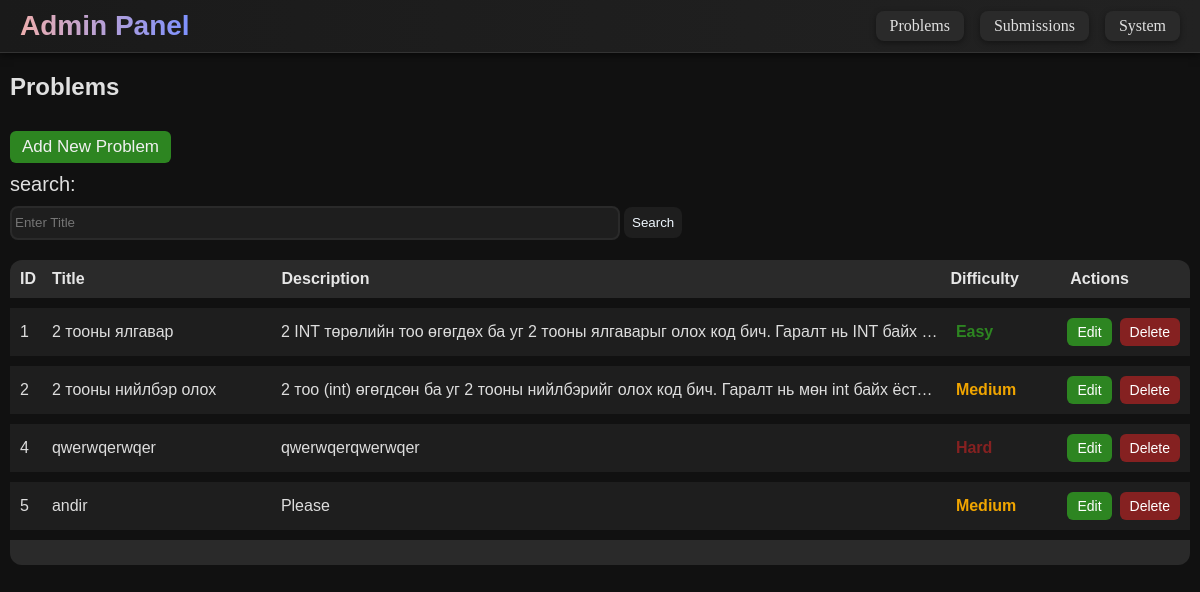
Before: /admin/problems with the older database file.
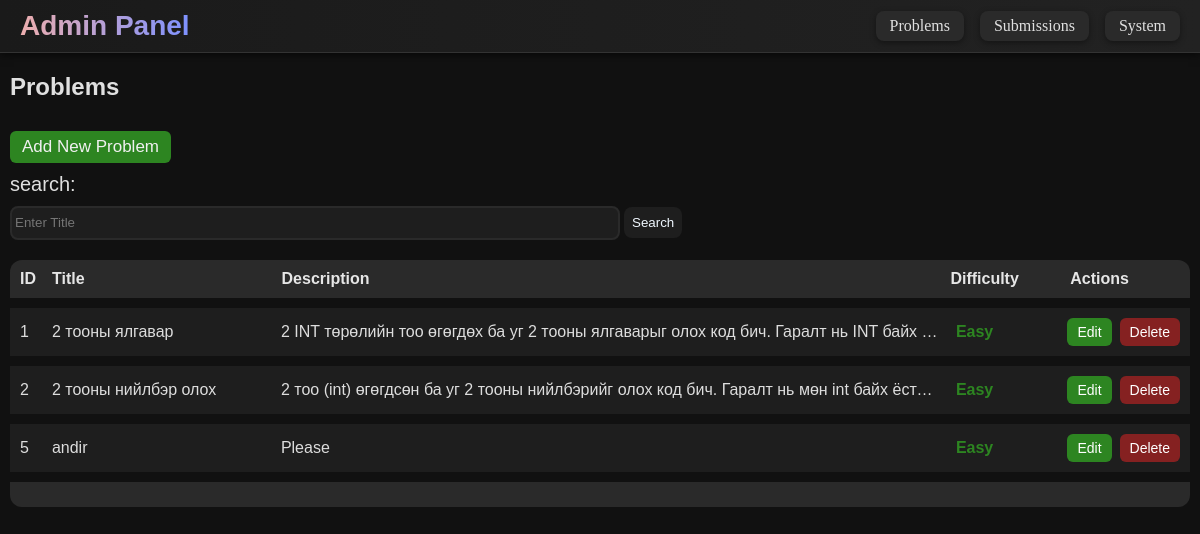
After: the same page with the newer database file.
### tables this page shows
CREATE TABLE "problems" (id INTEGER PRIMARY KEY, title varchar(50), description TEXT, examples TEXT, prefix TEXT, constraints TEXT, diff varchar(10));

### run.py (the view)
@app.route("/admin/problems")
def adminProblem():
    conn = get_db_connection()
    problems = conn.execute('SELECT * FROM problems').fetchall()
    conn.close()
    return render_template("admin/adminProblems.html", problems=problems)

### run.py (called while the page is built)
def get_db_connection():
    conn = sqlite3.connect(DB_PATH)
    conn.row_factory = sqlite3.Row
    return conn

### templates/admin/adminProblems.html (shortened to what this page needs)
{% extends "admin/admin.html" %}
{% block content %}
<div style="margin: 10px;">
    {% if not add and not edits %}
    <h2
        style="font-family: 'Lucida Sans', 'Lucida Sans Regular', 'Lucida Grande', 'Lucida Sans Unicode', Geneva, Verdana, sans-serif;">
        Problems
    </h2>
    <div id="top">
        <a class="add-btn" href="{{ url_for('add_problem') }}">Add New Problem</a>
        <div style="font-family: 'Lucida Sans', 'Lucida Sans Regular', 'Lucida Grande', 'Lucida Sans Unicode', Geneva, Verdana, sans-serif;
                    font-size: 20px;">
            search:
        </div>
        <input placeholder="Enter Title" id="searchBar" type="text">
        <button id="searchButton">Search</button>
    </div>
    <div id="header">
        <div class="ID">ID</div>
        <div class="TITLE">Title</div>
        <div class="DESC">Description</div>
        <div class="DESC">Difficulty</div>
        <div class="ACT">Actions</div>
    </div>
    <div id="list-container">
        {% for p in problems %}
        <div id="listItem">
            <div class="ID">{{ p.id }}</div>
            <div class="TITLE">{{ p.title }}</div>
            <div class="DESC">{{ p.description }}</div>
            <div
                class="difficulty {% if p.diff == 'Easy' %}easy{% elif p.diff == 'Medium' %}medium{% elif p.diff == 'Hard' %}hard{% endif %}">
                {{ p.diff | capitalize }}</div>
            <div class=" actions">
                <a id="edit" href="{{ url_for('edit_problem', id=p.id) }}">Edit</a>
                <a id="del" href="{{ url_for('delete_problem', id=p.id) }}">Delete</a>
            </div>
        </div>
        {% endfor %}
    </div>
    <div id="footer"></div>
</div>
{% endif %}
{% endblock %}

### templates/admin/admin.html (shortened to what this page needs)
<!DOCTYPE html>
<html lang="en">
<head>
    <link rel="stylesheet" href="{{ url_for('static', filename='style.css') }}">
</head>
<body>
    <header>
        <nav>
            <div class="title">Admin Panel</div>
            <div style="display: flex; gap: 16px;">
                <a id="navButton" href="{{ url_for('adminProblem') }}">Problems</a>
                <a id="navButton" href="{{ url_for('adminSubmissions') }}">Submissions</a>
                <a id="navButton" href="{{ url_for('adminSystem') }}">System</a>
            </div>
        </nav>
    </header>
    <main>
        {% block content %}{% endblock %}
    </main>
</body>
</html>

### templates/admin/adminProblems.html (style rules this page uses)
#searchButton { background-color: #1e1e1e; color: aliceblue; border-radius: 8px; padding: 8px; }
#searchBar { margin: 10px 0 0 0; width: 600px; height: 24px; border-radius: 8px; background-color: #1e1e1e; border: solid #2a2a2a 2px; color: aliceblue; padding: 3px; }
#footer { align-items: center; height: 5px; background-color: #2a2a2a; color: #e6e6e6; font-weight: bold; margin: 0px 0 20px; padding: 10px; border-radius: 0 0 12px 12px; }
#header { display: grid; grid-template-columns: 0.2fr 2fr 6fr 1fr 1fr; align-items: center; gap: 10px; background-color: #2a2a2a; color: #e6e6e6; font-weight: bold; margin: 20px 0 0; padding: 10px; border-radius: 12px 12px 0 0; font-family: 'Lucida Sans', 'Lucida Sans Regular', 'Lucida Grande', 'Lucida Sans Unicode', Geneva, Verdana, sans-serif; }
#listItem { display: grid; grid-template-columns: 0.2fr 2fr 6fr 1fr 1fr; align-items: center; gap: 10px; background-color: #1e1e1e; color: #ddd; padding: 10px; margin: 0px 0 10px; }
#list-container { font-family: Arial, sans-serif; overflow: hidden; margin-top: 10px; }
.ID, .TITLE, .EXP, .DESC, .ACT { overflow: hidden; text-overflow: ellipsis; white-space: nowrap; }
.actions { display: flex; justify-content: center; gap: 8px; }
#edit, #del { padding: 6px 10px; border-radius: 6px; font-size: 14px; text-align: center; color: #fff; text-decoration: none; flex: 1; }
#edit { background-color: #2d8521; }
#del { background-color: #852121; }
.add-btn { font-family: 'Lucida Sans', 'Lucida Sans Regular', 'Lucida Grande', 'Lucida Sans Unicode', Geneva, Verdana, sans-serif; display: inline-block; background-color: #2d8521; color: #f0f0f0; font-size: 17px; padding: 6px 12px; margin: 10px 0; border-radius: 6px; text-decoration: none; }
button { border: none; }
.difficulty { padding: 4px 8px; border-radius: 6px; font-weight: bold; text-align: center; width: fit-content; }
.easy { color: #2d8521; }

### templates/admin/admin.html (style rules this page uses)
body { background-color: #111111; color: #e0e0e0; margin: 0; }
a { text-decoration: none !important; }
header { background: linear-gradient(90deg, #1a1a1a, #222222); padding: 10px 20px; border-bottom: 1px solid #333; box-shadow: 0 2px 8px rgba(0, 0, 0, 0.6); position: sticky; top: 0; z-index: 100; }
nav { display: flex; justify-content: space-between; align-items: center; }
nav .title { font-size: 28px; font-weight: bold; background: linear-gradient(90deg, #edaeae, #7d91ff); -webkit-background-clip: text; -webkit-text-fill-color: transparent; font-family: 'Lucida Sans', 'Lucida Sans Regular', 'Lucida Grande', 'Lucida Sans Unicode', Geneva, Verdana, sans-serif; }
#navButton { color: #e0e0e0; background-color: #2a2a2a; border: none; border-radius: 8px; padding: 6px 14px; transition: all 0.3s ease; font-weight: 500; font-size: 16px; box-shadow: 0 2px 6px rgba(0, 0, 0, 0.4); }

Changed rows visible on the page:
removed problems: id "4", title "qwerwqerwqer", description "qwerwqerqwerwqer", diff "Hard"
changed problems "2 тооны нийлбэр олох": diff "Medium" → "Easy"
changed problems "andir": diff "Medium" → "Easy"
